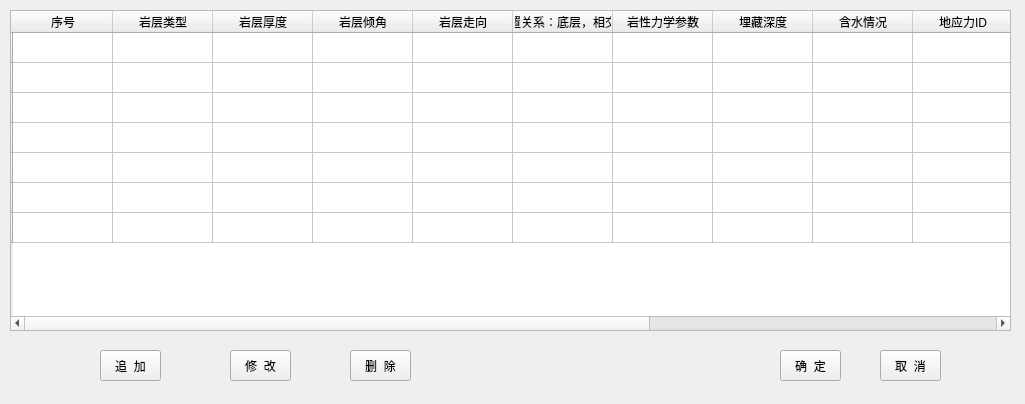
<?xml version="1.0" encoding="UTF-8"?>
<ui version="4.0">
 <class>coalConditionsForm</class>
 <widget class="QWidget" name="coalConditionsForm">
  <property name="geometry">
   <rect>
    <x>0</x>
    <y>0</y>
    <width>1025</width>
    <height>404</height>
   </rect>
  </property>
  <property name="minimumSize">
   <size>
    <width>1025</width>
    <height>404</height>
   </size>
  </property>
  <property name="maximumSize">
   <size>
    <width>1025</width>
    <height>404</height>
   </size>
  </property>
  <property name="windowTitle">
   <string>煤岩层条件</string>
  </property>
  <widget class="QTableWidget" name="tableWidget">
   <property name="geometry">
    <rect>
     <x>10</x>
     <y>10</y>
     <width>1001</width>
     <height>321</height>
    </rect>
   </property>
   <row>
    <property name="text">
     <string/>
    </property>
   </row>
   <row>
    <property name="text">
     <string/>
    </property>
   </row>
   <row>
    <property name="text">
     <string/>
    </property>
   </row>
   <row>
    <property name="text">
     <string/>
    </property>
   </row>
   <row>
    <property name="text">
     <string/>
    </property>
   </row>
   <row>
    <property name="text">
     <string/>
    </property>
   </row>
   <row>
    <property name="text">
     <string/>
    </property>
   </row>
   <column>
    <property name="text">
     <string>序号</string>
    </property>
   </column>
   <column>
    <property name="text">
     <string>岩层类型</string>
    </property>
   </column>
   <column>
    <property name="text">
     <string>岩层厚度</string>
    </property>
   </column>
   <column>
    <property name="text">
     <string>岩层倾角</string>
    </property>
   </column>
   <column>
    <property name="text">
     <string>岩层走向</string>
    </property>
   </column>
   <column>
    <property name="text">
     <string>巷道位置关系：底层，相交，顶层</string>
    </property>
   </column>
   <column>
    <property name="text">
     <string>岩性力学参数</string>
    </property>
   </column>
   <column>
    <property name="text">
     <string>埋藏深度</string>
    </property>
   </column>
   <column>
    <property name="text">
     <string>含水情况</string>
    </property>
   </column>
   <column>
    <property name="text">
     <string>地应力ID</string>
    </property>
   </column>
   <column>
    <property name="text">
     <string>岩层网格文件</string>
    </property>
   </column>
   <column>
    <property name="text">
     <string>上邻层ID</string>
    </property>
   </column>
   <column>
    <property name="text">
     <string>下邻层ID</string>
    </property>
   </column>
   <column>
    <property name="text">
     <string>是否是关键层</string>
    </property>
   </column>
  </widget>
  <widget class="QPushButton" name="pushButton">
   <property name="geometry">
    <rect>
     <x>100</x>
     <y>350</y>
     <width>61</width>
     <height>31</height>
    </rect>
   </property>
   <property name="text">
    <string>追  加</string>
   </property>
  </widget>
  <widget class="QPushButton" name="pushButton_4">
   <property name="geometry">
    <rect>
     <x>780</x>
     <y>350</y>
     <width>61</width>
     <height>31</height>
    </rect>
   </property>
   <property name="text">
    <string>确  定</string>
   </property>
  </widget>
  <widget class="QPushButton" name="pushButton_2">
   <property name="geometry">
    <rect>
     <x>230</x>
     <y>350</y>
     <width>61</width>
     <height>31</height>
    </rect>
   </property>
   <property name="text">
    <string>修  改</string>
   </property>
  </widget>
  <widget class="QPushButton" name="pushButton_5">
   <property name="geometry">
    <rect>
     <x>880</x>
     <y>350</y>
     <width>61</width>
     <height>31</height>
    </rect>
   </property>
   <property name="text">
    <string>取  消</string>
   </property>
  </widget>
  <widget class="QPushButton" name="pushButton_3">
   <property name="geometry">
    <rect>
     <x>350</x>
     <y>350</y>
     <width>61</width>
     <height>31</height>
    </rect>
   </property>
   <property name="text">
    <string>删  除</string>
   </property>
  </widget>
 </widget>
 <resources/>
 <connections/>
</ui>
